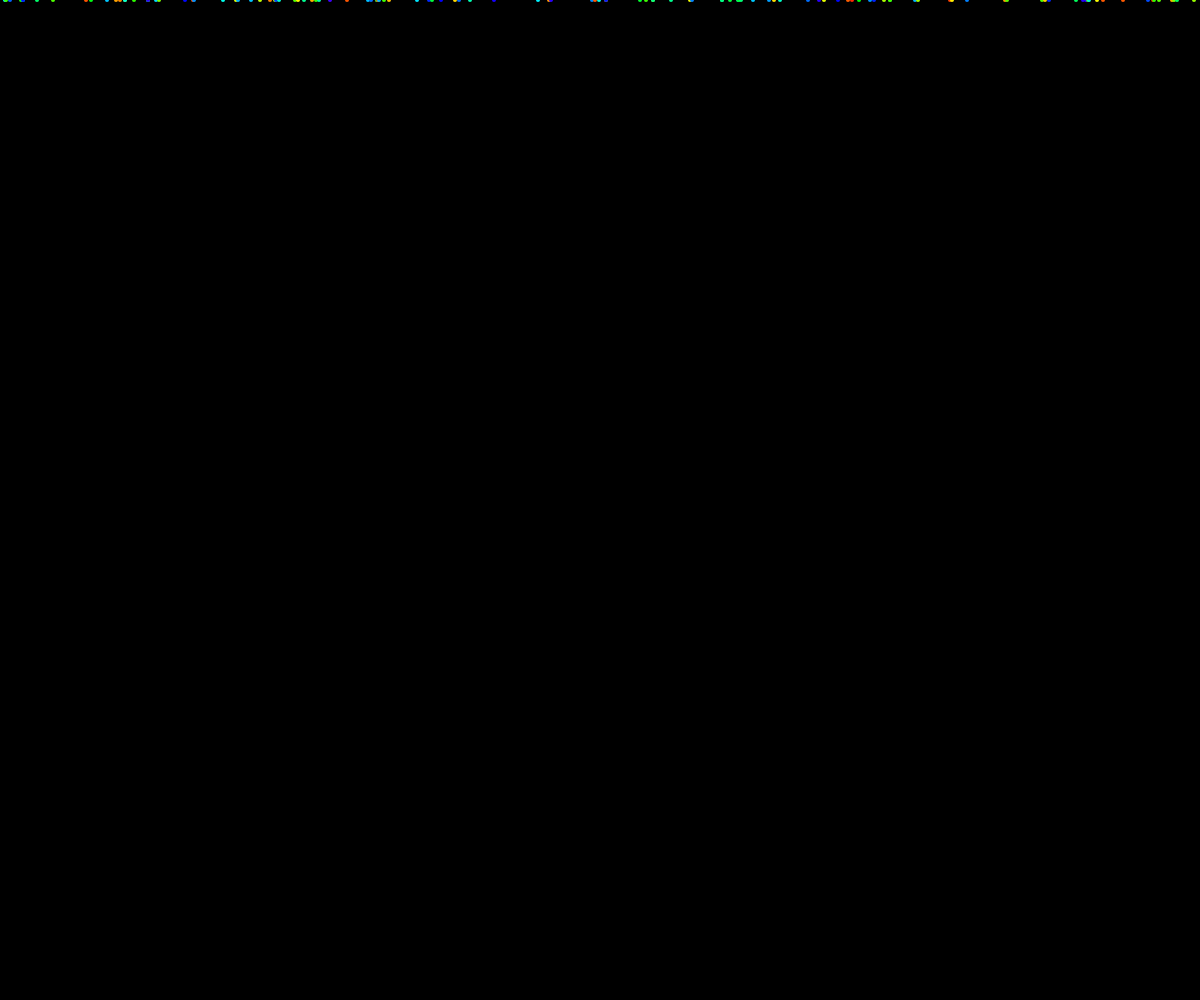
Frame 1 (no input)
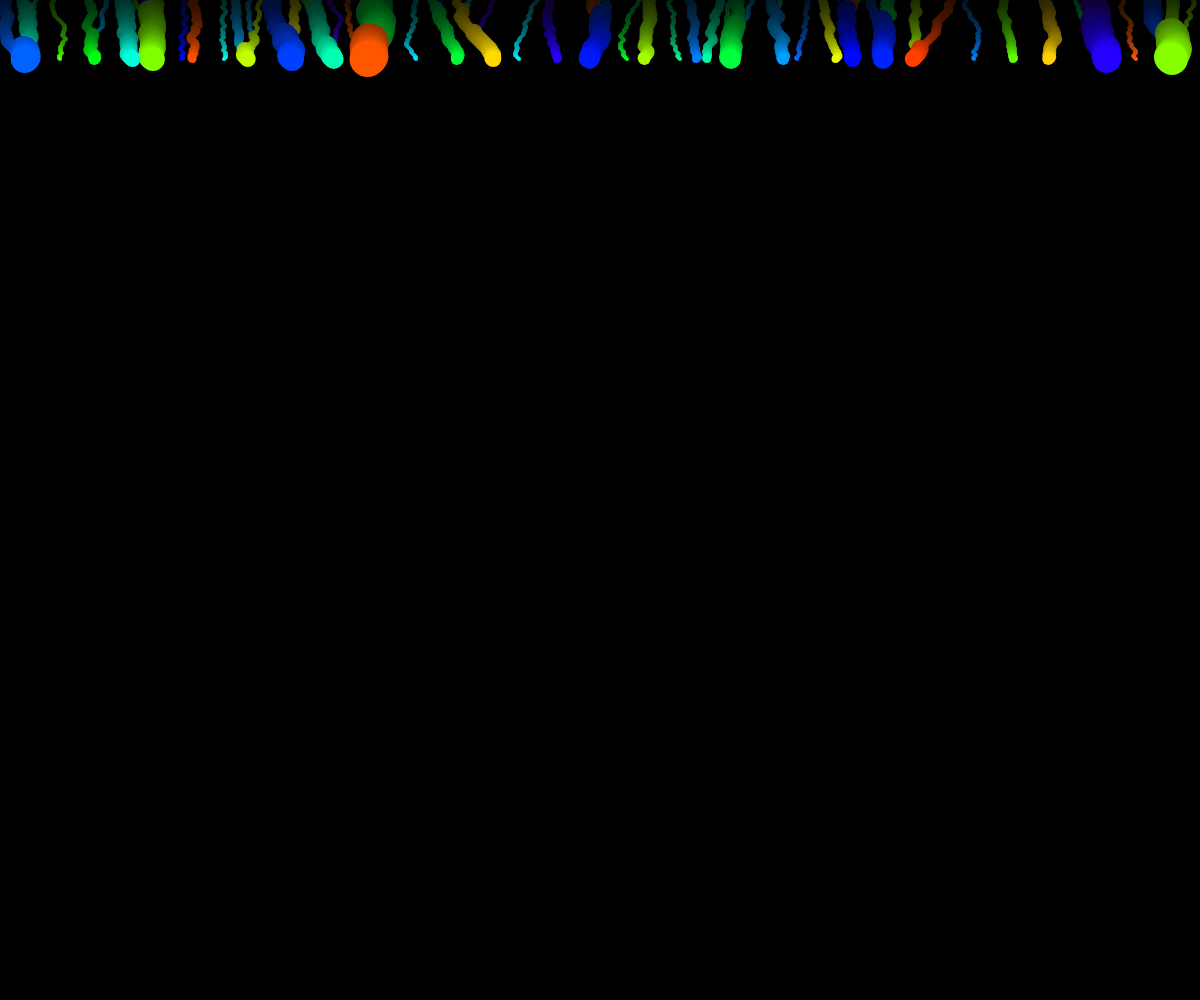
Frame 60 (no input)
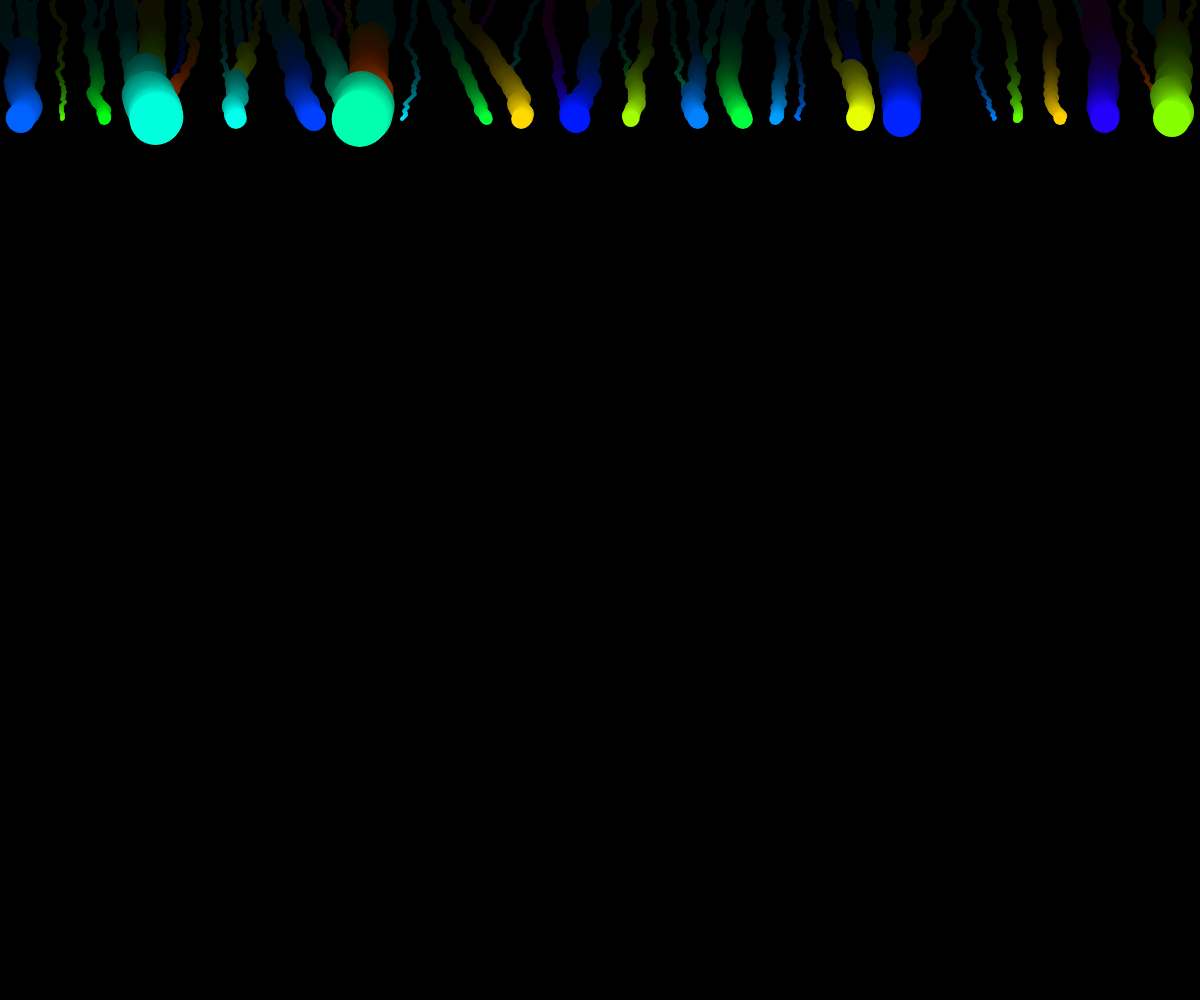
Frame 120 (the mouse pressed at the canvas centre since frame 60)

The p5.js sketch that drew these frames (run headless with seeded random() and noise() and a simulated clock; from frame 60 on, the mouse is pressed at the canvas centre):

// p5.js sketch
// ── sketch.js
const dropDensity = 0.1
// close to zero means potentially very directional movement
// above 1 means pretty noisy random movement
const movementNoisiness = 0.5
const initialRadius = 2


function makeDrops(n) {
  return Array(n).fill(null).map(_ => new Drop())
}

class Drop {
  constructor() {
    this.position = createVector(Math.floor(Math.random() * width), 0)
    this.radius = initialRadius
    this.hue = Math.random() * 256
    // this.hue = map(this.position.x, 0, width, 0, 255)
    // preference to move left
    this.leftWeight = Math.random() + movementNoisiness
    // preference to move right
    this.rightWeight = Math.random() + movementNoisiness
  }

  update() {
    let step
    if (drops.length === 2 && Math.random() < 0.2) {
      // attract to center
      if (this.position.x < width / 2) {
        step = createVector(1,1)
      } else {
        step = createVector(-1,1)
      }
    } else if (Math.random() * (this.leftWeight + this.rightWeight) <= this.leftWeight) {
      step = createVector(-1,1)
    } else {
      step = createVector(1,1)
    }
    this.position.add(step)
    if (this.position.y >= height) {
      this.position.y = 0
      // reset weights every refresh to make the game end faster hopefully
      this.leftWeight = Math.random() + movementNoisiness
      this.rightWeight = Math.random() + movementNoisiness
    }
    if (this.position.x < 0) {
      this.position.x = width - 1
    } else if (this.position.x >= width) {
      this.position.x = 0
    }
  }

  draw() {
    strokeWeight(this.radius * 2)
    stroke(this.hue, 100, 100)
    point(this.position.x, this.position.y)
  }
}

let drops
function setup() {
  createCanvas(window.innerWidth || 500, window.innerHeight || 500)
  colorMode(HSB)
  background(0)
  drops = makeDrops(Math.floor(width * dropDensity))
  drops.sort((a, b) => a.position.x - b.position.x)
}

function draw() {
  background(0,0,0,0.03)
  // console.log(drops.map(drop => drop.position.x))
  drops.sort((a, b) => a.position.x - b.position.x)
  for (const drop of drops) {
    drop.draw()
  }
  const newDrops = []
  for (let i = 0; i < drops.length - 1; i++) {
    const a = drops[i]
    const b = drops[i+1]
    if (a.position.x + a.radius >= b.position.x - b.radius) {
      const newX = (a.position.x - a.radius + b.position.x + b.radius) / 2
      // survival is a coin flip weighted by radius
      let aSurvives = Math.random() * (a.radius + b.radius) < a.radius
      if (aSurvives) {
        a.radius += b.radius
        a.position.x = newX
        newDrops.push(a)
      } else {
        b.radius += a.radius
        b.position.x = newX
        newDrops.push(b)
      }
      i++
      if (i === drops.length - 2) {
        newDrops.push(drops[drops.length - 1])
      }
    } else {
      newDrops.push(a)
      if (i === drops.length - 2) {
        newDrops.push(b)
      }
    }
  }
  if (newDrops.length > 0) {
    drops = newDrops
  }
  for (const drop of drops) {
    drop.update()
  }
}
